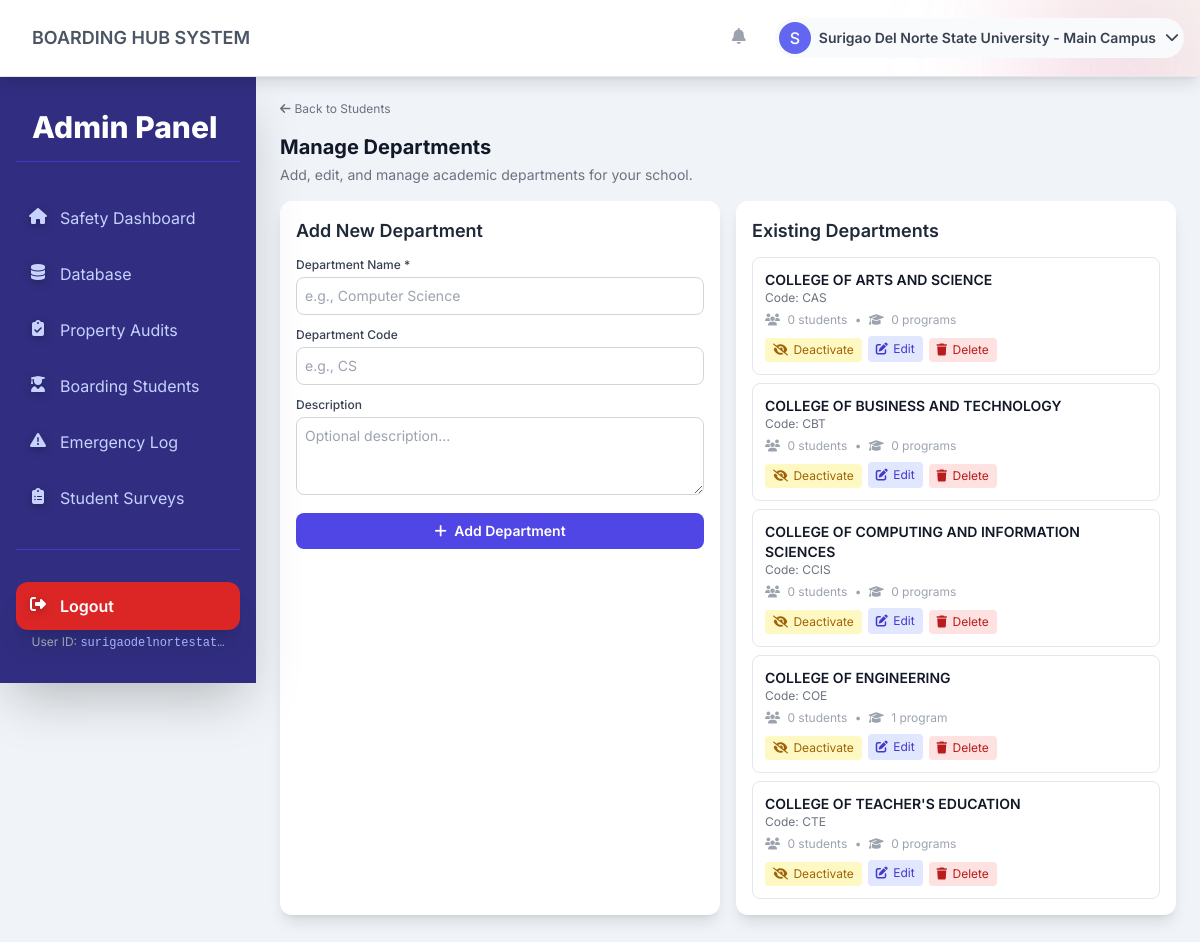
/admin-panel/manage/departments/ (signed in), run on the app's committed database.
### core/models.py (models this page shows, shortened)
class Department(models.Model):
    school = models.ForeignKey(
        School, on_delete=models.CASCADE, related_name="departments"
    )
    name = models.CharField(max_length=200)
    code = models.CharField(
        max_length=20, blank=True, help_text="Department code (e.g., CS, ENG)"
    )
    description = models.TextField(blank=True)
    is_active = models.BooleanField(default=True)
    created_at = models.DateTimeField(auto_now_add=True)
    updated_at = models.DateTimeField(auto_now=True)
    class Meta:
        ordering = ["name"]
        unique_together = [["school", "name"]]

### admin_panel/views.py (the view, shortened to what this page needs)
# urls.py: path('manage/departments/', views.manage_departments, name='manage_departments'),
@school_admin_required
def manage_departments(request):
    profile = request.user.profile
    departments = Department.objects.filter(school=profile.school).order_by('name')
    context = {
        'departments': departments,
    }
    return render(request, 'admin_panel/manage_departments.html', context)

### templates/admin_panel/manage_departments.html (shortened to what this page needs)
{% extends 'base.html' %}
{% block sidebar %}
{% include 'admin_panel/_sidebar.html' %}
{% endblock %}
{% block back_button %}
<a href="{% url 'admin_panel:students' %}" class="mb-4 text-xs text-gray-500 hover:text-indigo-600 transition duration-200 flex items-center space-x-1 group inline-block">
    <i class="fas fa-arrow-left text-xs"></i>
    <span>Back to Students</span>
</a>
{% endblock %}
{% block content %}
<header class="mb-4">
    <h2 class="text-xl font-bold text-gray-900">Manage Departments</h2>
    <p class="text-sm text-gray-500 mt-1">Add, edit, and manage academic departments for your school.</p>
</header>
<div class="grid grid-cols-1 lg:grid-cols-2 gap-4">
    <div class="bg-white p-4 rounded-xl shadow-lg">
        <h3 class="text-lg font-semibold text-gray-800 mb-3">Add New Department</h3>
        <form method="post" action="{% url 'admin_panel:manage_departments' %}">
            <div class="space-y-3">
                <div>
                    <label for="name" class="block text-xs font-medium text-gray-700 mb-1">Department Name *</label>
                    <input type="text" id="name" name="name" required
                           class="w-full p-2 border border-gray-300 rounded-lg focus:ring-indigo-500 focus:border-indigo-500 text-sm"
                           placeholder="e.g., Computer Science">
                </div>
                <div>
                    <label for="code" class="block text-xs font-medium text-gray-700 mb-1">Department Code</label>
                    <input type="text" id="code" name="code" maxlength="20"
                           class="w-full p-2 border border-gray-300 rounded-lg focus:ring-indigo-500 focus:border-indigo-500 text-sm"
                           placeholder="e.g., CS">
                </div>
                <div>
                    <label for="description" class="block text-xs font-medium text-gray-700 mb-1">Description</label>
                    <textarea id="description" name="description" rows="3"
                              class="w-full p-2 border border-gray-300 rounded-lg focus:ring-indigo-500 focus:border-indigo-500 text-sm"
                              placeholder="Optional description..."></textarea>
                </div>
                <button type="submit" class="w-full p-2 bg-indigo-600 text-white text-sm font-semibold rounded-lg hover:bg-indigo-700 transition">
                    <i class="fas fa-plus mr-1"></i> Add Department
                </button>
            </div>
        </form>
    </div>
    <div class="bg-white p-4 rounded-xl shadow-lg">
        <h3 class="text-lg font-semibold text-gray-800 mb-3">Existing Departments</h3>
        {% if departments %}
        <div class="space-y-2">
            {% for dept in departments %}
            <div class="border border-gray-200 rounded-lg p-3 {% if not dept.is_active %}opacity-60{% endif %}">
                <div class="flex justify-between items-start mb-2">
                    <div>
                        <h4 class="text-sm font-semibold text-gray-900">{{ dept.name }}</h4>
                        {% if dept.code %}
                        <p class="text-xs text-gray-500">Code: {{ dept.code }}</p>
                        {% endif %}
                        <p class="text-xs text-gray-400 mt-1.5">
                            <i class="fas fa-users mr-1 text-xs"></i> {{ dept.students.count }} student{{ dept.students.count|pluralize }}
                            <span class="mx-1">•</span>
                            <i class="fas fa-graduation-cap mr-1 text-xs"></i> {{ dept.programs.count }} program{{ dept.programs.count|pluralize }}
                        </p>
                    </div>
                </div>
                <div class="flex space-x-1.5 mt-2">
                    <form method="post" action="{% url 'admin_panel:manage_departments' %}" class="inline">
                        <button type="submit" class="text-xs px-2 py-1 rounded {% if dept.is_active %}bg-yellow-100 text-yellow-700 hover:bg-yellow-200{% else %}bg-green-100 text-green-700 hover:bg-green-200{% endif %} transition">
                            {% if dept.is_active %}<i class="fas fa-eye-slash mr-0.5"></i> Deactivate{% else %}<i class="fas fa-eye mr-0.5"></i> Activate{% endif %}
                        </button>
                    </form>
                    <button onclick="editDepartment({{ dept.id }}, '{{ dept.name }}', '{{ dept.code }}', '{{ dept.description|escapejs }}')"
                            class="text-xs px-2 py-1 bg-indigo-100 text-indigo-700 rounded hover:bg-indigo-200 transition">
                        <i class="fas fa-edit mr-0.5"></i> Edit
                    </button>
                    <form method="post" action="{% url 'admin_panel:manage_departments' %}" class="inline"
                          onsubmit="return confirm('Are you sure you want to delete this department? This action cannot be undone.');">
                        <button type="submit" class="text-xs px-2 py-1 bg-red-100 text-red-700 rounded hover:bg-red-200 transition">
                            <i class="fas fa-trash mr-0.5"></i> Delete
                        </button>
                    </form>
                </div>
            </div>
            {% endfor %}
        </div>
        {% else %}
        <div class="text-center py-6 text-gray-500">
            <i class="fas fa-building text-3xl mb-3 text-gray-300"></i>
            <p class="text-sm">No departments added yet.</p>
        </div>
        {% endif %}
    </div>
</div>
{% endblock %}

### templates/base.html (shortened to what this page needs)
<!DOCTYPE html>
<html lang="en">
<head>
    <script src="https://cdn.tailwindcss.com"></script>
    <link rel="stylesheet" href="https://cdnjs.cloudflare.com/ajax/libs/font-awesome/6.4.0/css/all.min.css" />
    <link rel="stylesheet" href="/static/css/mobile-sidebar.css">
    <link rel="stylesheet" href="/static/css/mobile-nav.css">
</head>
<body class="min-h-screen flex flex-col" style="overflow-x: hidden;">
    {% block body %}
    <header class="flex-shrink-0 border-b border-gray-200 bg-white shadow-lg sticky top-0 p-4 relative overflow-hidden" style="z-index: 9999;">
        <div class="flex justify-between items-center max-w-full mx-auto relative" style="z-index: 10;">
            <div class="flex items-center space-x-4">
                <span class="text-lg font-semibold text-gray-600" id="current-view-title">BOARDING HUB SYSTEM</span>
            </div>
            <div class="flex items-center space-x-4 relative" style="z-index: 20;">
                <div class="relative" style="z-index: 20;">
                    <button id="notification-button" class="relative p-2 rounded-full text-gray-400 hover:text-indigo-600 hover:bg-gray-100 transition duration-200" title="Notifications" style="z-index: 20; position: relative;">
                        <i class="fas fa-bell w-6 h-6"></i>
                    </button>
                </div>
                <div class="relative" style="z-index: 20;">
                    <button id="profile-menu-button" class="flex items-center space-x-2 p-1 rounded-full text-sm font-medium text-gray-700 bg-gray-50 hover:bg-gray-200 transition duration-200 focus:outline-none focus:ring-2 focus:ring-indigo-500" title="User Menu" style="z-index: 20; position: relative;">
                        <span id="user-avatar" class="h-8 w-8 rounded-full bg-indigo-500 flex items-center justify-center text-white text-base">
                            {% if user.is_authenticated %}{{ user.first_name.0|default:user.username.0|upper }}{% else %}G{% endif %}
                        </span>
                        <span class="hidden sm:inline font-semibold" id="user-display-short">
                            {% if user.is_authenticated %}{{ user.first_name|default:"Admin" }}{% else %}Guest{% endif %}
                        </span>
                        <i class="fas fa-chevron-down w-4 h-4 ml-1"></i>
                    </button>
                </div>
            </div>
        </div>
    </header>
    <div class="flex flex-1" style="margin-left: 0; position: relative; z-index: 1;">
        {% block sidebar %}{% endblock %}
        <main class="flex-1 overflow-y-auto" style="padding: 1.5rem; margin-left: 0; height: calc(100vh - 80px); z-index: 1;">
            {% block back_button %}{% endblock %}
            {% block content %}{% endblock %}
        </main>
    </div>
    {% endblock %}
</body>
</html>

### templates/admin_panel/_sidebar.html (shortened to what this page needs)
<nav id="sidebar" class="sidebar fixed inset-y-0 left-0 transform -translate-x-full lg:translate-x-0 lg:static lg:w-64 bg-indigo-900 text-white p-4 shadow-2xl flex-shrink-0 flex flex-col justify-between">
    <div>
        <div class="text-white text-3xl font-extrabold p-4 mb-8 border-b border-indigo-700">
            Admin Panel
        </div>
        <nav class="space-y-2">
            <a href="{% url 'admin_panel:dashboard' %}" class="w-full flex items-center p-3 rounded-xl transition-all duration-200 {% if request.resolver_match.url_name == 'dashboard' %}bg-indigo-700 text-white shadow-lg font-semibold{% else %}text-indigo-200 hover:bg-indigo-800 hover:text-white{% endif %}">
                <i class="fas fa-home w-5 h-5 mr-3 text-center" style="filter: drop-shadow(0 2px 4px rgba(0,0,0,0.3));"></i>
                <span>Safety Dashboard</span>
            </a>
            <a href="{% url 'admin_panel:database' %}" class="w-full flex items-center p-3 rounded-xl transition-all duration-200 {% if request.resolver_match.url_name == 'database' %}bg-indigo-700 text-white shadow-lg font-semibold{% else %}text-indigo-200 hover:bg-indigo-800 hover:text-white{% endif %}">
                <i class="fas fa-database w-5 h-5 mr-3 text-center" style="filter: drop-shadow(0 2px 4px rgba(0,0,0,0.3));"></i>
                <span>Database</span>
            </a>
            <a href="{% url 'admin_panel:audits' %}" class="w-full flex items-center p-3 rounded-xl transition-all duration-200 {% if request.resolver_match.url_name == 'audits' %}bg-indigo-700 text-white shadow-lg font-semibold{% else %}text-indigo-200 hover:bg-indigo-800 hover:text-white{% endif %}">
                <i class="fas fa-clipboard-check w-5 h-5 mr-3 text-center" style="filter: drop-shadow(0 2px 4px rgba(0,0,0,0.3));"></i>
                <span>Property Audits</span>
            </a>
            <a href="{% url 'admin_panel:students' %}" class="w-full flex items-center p-3 rounded-xl transition-all duration-200 {% if request.resolver_match.url_name == 'students' %}bg-indigo-700 text-white shadow-lg font-semibold{% else %}text-indigo-200 hover:bg-indigo-800 hover:text-white{% endif %}">
                <i class="fas fa-user-graduate w-5 h-5 mr-3 text-center" style="filter: drop-shadow(0 2px 4px rgba(0,0,0,0.3));"></i>
                <span>Boarding Students</span>
            </a>
            <a href="{% url 'admin_panel:emergency' %}" class="w-full flex items-center p-3 rounded-xl transition-all duration-200 {% if request.resolver_match.url_name == 'emergency' %}bg-indigo-700 text-white shadow-lg font-semibold{% else %}text-indigo-200 hover:bg-indigo-800 hover:text-white{% endif %}">
                <i class="fas fa-exclamation-triangle w-5 h-5 mr-3 text-center" style="filter: drop-shadow(0 2px 4px rgba(0,0,0,0.3));"></i>
                <span>Emergency Log</span>
            </a>
            <a href="{% url 'admin_panel:survey_list' %}" class="w-full flex items-center p-3 rounded-xl transition-all duration-200 {% if 'survey' in request.resolver_match.url_name %}bg-indigo-700 text-white shadow-lg font-semibold{% else %}text-indigo-200 hover:bg-indigo-800 hover:text-white{% endif %}">
                <i class="fas fa-clipboard-list w-5 h-5 mr-3 text-center" style="filter: drop-shadow(0 2px 4px rgba(0,0,0,0.3));"></i>
                <span>Student Surveys</span>
            </a>
        </nav>
    </div>
    <div class="space-y-1 pb-4 pt-4 border-t border-indigo-700" style="margin-top: 12%">
        <a href="{% url 'accounts:logout' %}" class="w-full flex items-center p-3 rounded-xl bg-red-600 text-white font-semibold shadow-xl hover:bg-red-700 transition-all duration-200 mt-4">
            <i class="fas fa-sign-out-alt w-5 h-5 mr-3 text-center" style="filter: drop-shadow(0 2px 4px rgba(0,0,0,0.3));"></i>
            <span>Logout</span>
        </a>
        <div class="text-gray-400 text-xs truncate text-center mt-0.5">
            User ID: <span class="font-mono text-indigo-300">{{ user.username|truncatechars:20 }}</span>
        </div>
    </div>
</nav>

### static/css/mobile-sidebar.css (style rules this page uses)
@media (min-width: 1025px) { .sidebar { transform: translateX(0) !important; } }

### templates/base.html (style rules this page uses)
body { font-family: 'Inter', sans-serif; background-color: #f0f4f8; }
.sidebar { scrollbar-width: thin; scrollbar-color: #4f46e5 #1f2937; overflow: hidden !important; height: 100%; position: sticky; top: 0; display: flex; flex-direction: column; flex-shrink: 0; z-index: 20; }
.sidebar > div:first-child { flex: 1; min-height: 0; overflow-y: hidden !important; overflow-x: hidden !important; display: flex; flex-direction: column; }
.sidebar > div:first-child > nav { flex: 1; min-height: 0; overflow-y: hidden !important; overflow-x: hidden !important; }

### data on the page
Department: name "COLLEGE OF ARTS AND SCIENCE", code "CAS", students.count "0", programs.count "0", is_active True (drawn)
Department: name "COLLEGE OF BUSINESS AND TECHNOLOGY", code "CBT", students.count "0", programs.count "0", is_active True (drawn)
Department: name "COLLEGE OF COMPUTING AND INFORMATION SCIENCES", code "CCIS", students.count "0", programs.count "0", is_active True (drawn)
Department: name "COLLEGE OF ENGINEERING", code "COE", students.count "0", programs.count "1", is_active True (drawn)
Department: name "COLLEGE OF TEACHER'S EDUCATION", code "CTE", students.count "0", programs.count "0", is_active True (drawn)

### other printed values
{{ user.first_name.0|default:user.username.0|upper }} "S"
{{ user.first_name|default:"Admin" }} "Surigao Del Norte State University - Main Campus"
{{ user.username|truncatechars:20 }} "surigaodelnortestat…"
